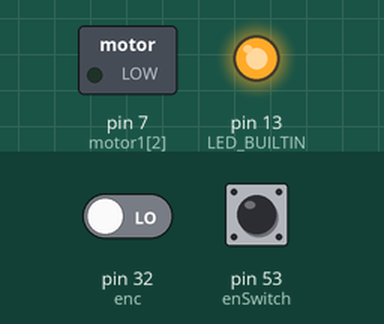
The sketch below on a simulated Arduino Mega 2560, built with avr-gcc and run on an emulated ATmega2560. On the bench: switched loads named in the sketch (green lamp = pin HIGH), output pins drawn as LEDs (lit = HIGH). Inputs (shaded band) come from the test bench; at power-on: pin 53 (enSwitch) HIGH, pin 32 (enc) LOW. What the sketch prints to the serial monitor is not drawn.

Above: at 2.2 s.
2.3 s: pin 53 (enSwitch) pulled LOW for 1 s
At 2.7 s:
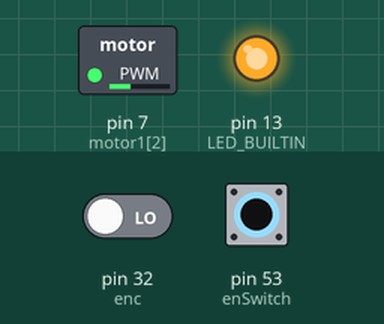
4.8 s: pin 53 (enSwitch) pulled LOW for 3.2 s
At 6.2 s:
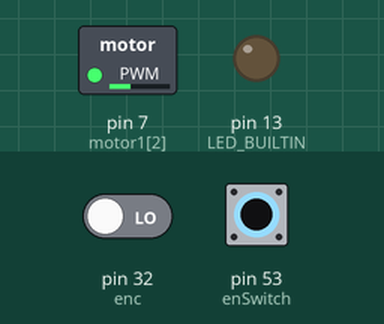
Timing chart, 0 to 9.5 s (numbered marks = the images above; inputs shaded):
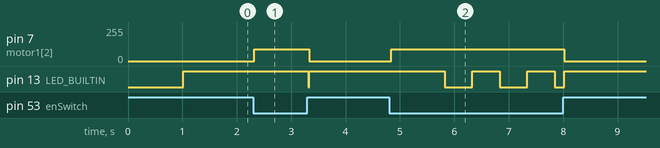

Measured:
- after the input at 2.3 s, pin 7 (motor1[2]): 0/255 → 89/255 at once, → 0/255 1.0 s later; pin 13 (LED_BUILTIN): HIGH → LOW after 1.0 s, → HIGH 0.02 s later
- after the input at 4.8 s, pin 7 (motor1[2]): 0/255 → 89/255 at once, → 0/255 3.2 s later; pin 13 (LED_BUILTIN): goes LOW 0.50 s, HIGH 0.50 s, LOW 0.50 s, HIGH 0.50 s, LOW 0.18 s, then HIGH, starting after 1.0 s

The sketch:

ArduinoRobotProject.ino
```cpp
//INTRUCTIONS:
//  This project was set up so that it would be easier to make
//  robots using the arduino mega 2560. it uses states to control
//  actions. It requires a switch between pin 53 and ground to
//  enable and disable the bot. Code in the RobotProject should
//  need to  be changed; instead use the RobotStates methods.
//Status light meanings:
//  no light: setup has not run, something is wrong
//  solid light: setup is running, or robot is DISABLED
//  flashing slowly: robot is ENABLED


byte loopCount = 0;
boolean enabled = false;
const byte enSwitch = 53;
const byte loopTime = 20;


void setup() {
  //status light so that you know what the arduino is doing
  setStatus(0);
  pinMode(LED_BUILTIN, OUTPUT);
  pinMode(enSwitch, INPUT_PULLUP);
  Serial.begin(1000000);
  Serial.println("initialize");
  updateStatus();
  init();
  // at end of loading, wait .1 sec
  delay(1000);
}


//loop that continuously runs
void loop() {
  if (digitalRead(enSwitch) == HIGH) {
    enabled = false;
    setStatus(1);
  } else {
    enabled = true;
    setStatus(2);
  }
  delay(loopTime);

  if (enabled) {
    loopCount++;
    if (loopCount % 25 == 0) {
      updateStatus();
      Serial.println("Enabled");
      loopCount = 0;
    }
    enabledLoop();
  } else {
    updateStatus();
    disabledLoop();
  }

}
```

RobotMap.ino
```cpp
// Map of all the pinouts on the bot.
// Do not use pins 13 or 53

//ANALOG INPUTS
const int pot = A0;


//DIGITAL INPUTS
const int enc = 32;


//DIGITAL OUTPUTS


//MOTORS
//Motor arrays are stored here. Each motor has its own array
//to represent ports, speed, direction, and brake mode
//Key:
// ctrl1 port | ctrl2 port | pwm port   | speed    | brake mode
// 0~52ex13   | 0~52ex13   | 2~12,44~46 | -255~255 | 0-1

//a motor has already been declared for convienience.
int motor1[] = {5, 6, 7, 0, 1};
```

RobotStates.ino
```cpp
int turnCount = 0;
bool encLastState = false;

//code to run when the bot sets up
void initialize() {

  pinMode(motor1[0], OUTPUT);
  pinMode(motor1[1], OUTPUT);
  pinMode(motor1[2], OUTPUT);

  pinMode(enc, INPUT_PULLUP);
}

//code to run while enabled.
void enabledLoop() {
  setSpeed(motor1, -0.35);
  if (digitalRead(enc) == HIGH && encLastState == false) {
    turnCount++;
    encLastState = true;
  } else if (digitalRead(enc) == LOW && encLastState == true) {
    encLastState = false;
  }
  Serial.println(turnCount);
}

//code to run while disabled. motors should be set to 0 here.
void disabledLoop() {
  setSpeed(motor1, 0);
}
```

StatusControl.ino
```cpp
//These methods provide the code to control the status light of
// the robot. This should not need to be changed.

byte statusMode = 0;
bool statusState = false;


//sets the status mode for the light
void setStatus(int inStatus) {
  statusMode = inStatus;
}


//updates the status light
void updateStatus() {
  switch (statusMode) {
    case 0:
      digitalWrite(LED_BUILTIN, LOW);
      break;
    case 1:
      digitalWrite(LED_BUILTIN, HIGH);
      break;
    case 2:
      if (statusState) {
        digitalWrite(LED_BUILTIN, LOW);
      } else {
        digitalWrite(LED_BUILTIN, HIGH);
      }
      statusState = !statusState;
      break;
  }
}
```

motorControl.ino
```cpp
//control methods for motors (don't touch)

//sets speed of motor choosen.
//@param array to read
//@param iSpeed to set (-1~1)
void setSpeed(int motor[], float iSpeed) {
  if (iSpeed == 0) {
    if (motor[4] == 1) {
      digitalWrite(motor[1], LOW);
    } else {
      digitalWrite(motor[1], HIGH);
    }
    digitalWrite(motor[0], LOW);
    analogWrite(motor[2], 0);
    motor[3] == 0;
  } else if (iSpeed > 0) {
    digitalWrite(motor[0], HIGH);
    digitalWrite(motor[1], LOW);
    analogWrite(motor[2], int(iSpeed * 255));
  } else if (iSpeed < 0) {
    digitalWrite(motor[0], LOW);
    digitalWrite(motor[1], HIGH);
    analogWrite(motor[2], int(-iSpeed * 255));
  }
  motor[3] = int(iSpeed * 255);

}

float getSpeed(int motor[]) {
  return float(motor[3] / 255.0);
}

void setBrakeMode(int motor[], bool brakeMode) {
  motor[4] = brakeMode;
}
```
